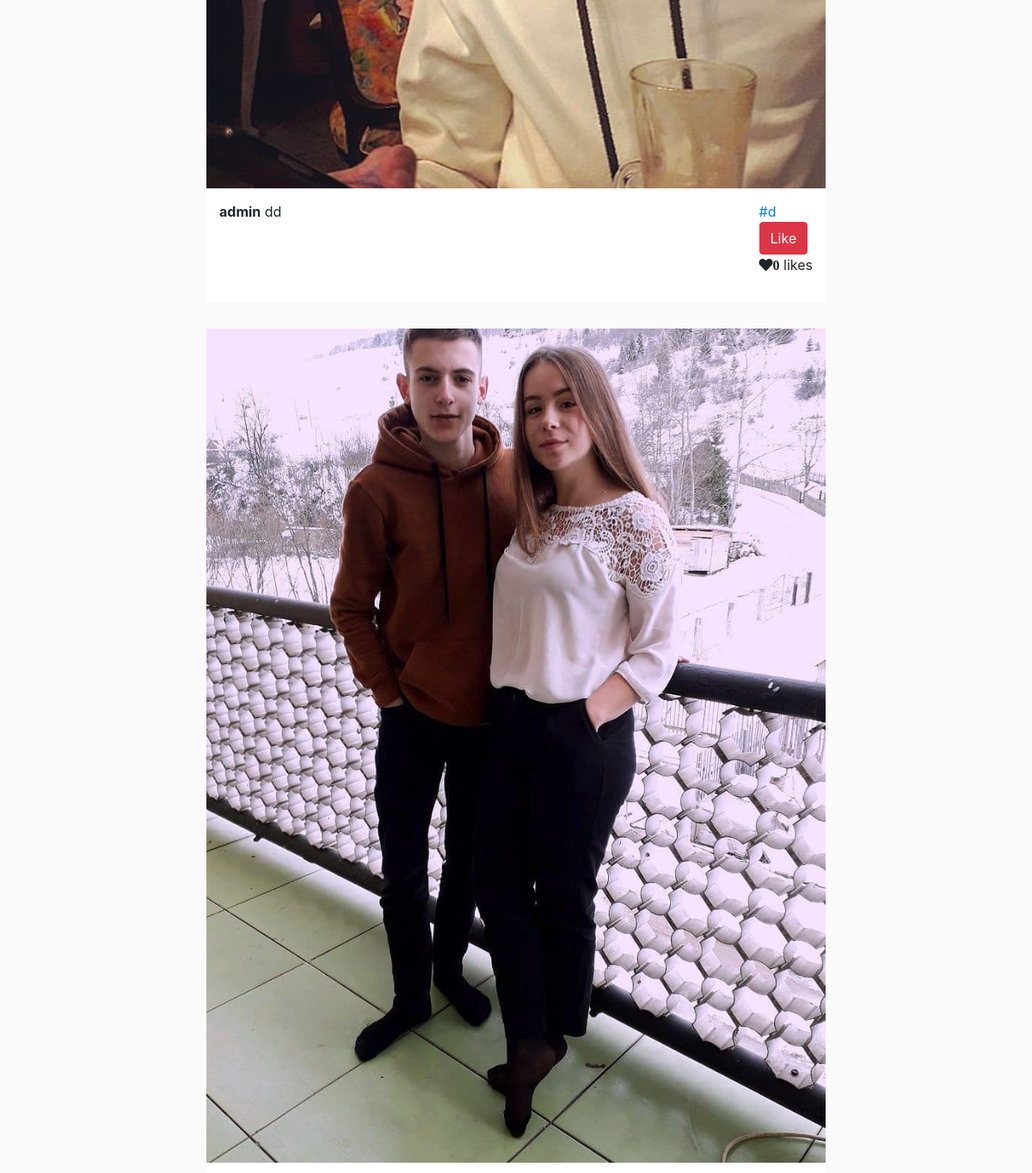
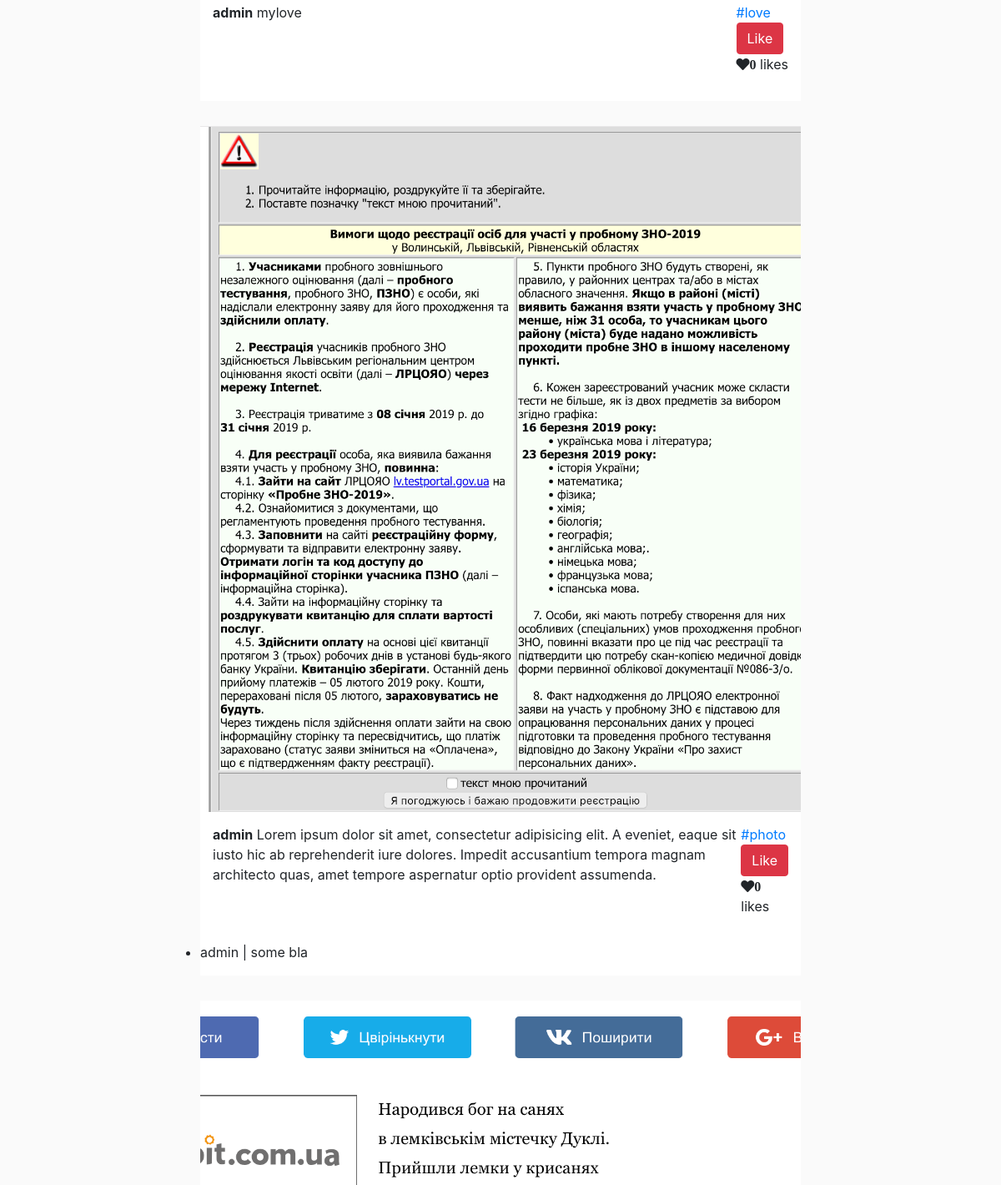
/main/ (signed in, middle part), run on an earlier commit of the app's database (2 pictures, top to bottom).
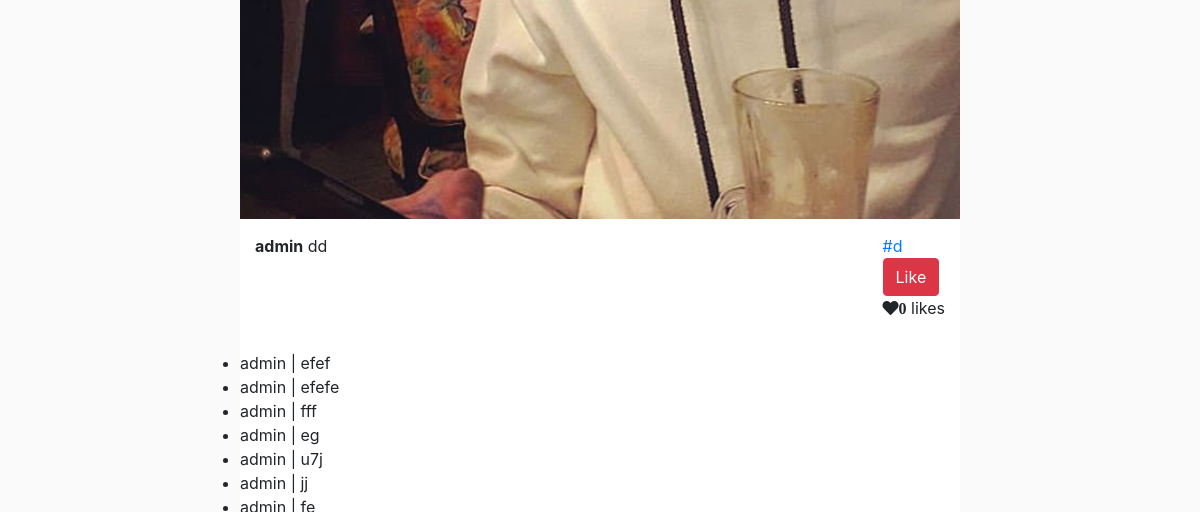
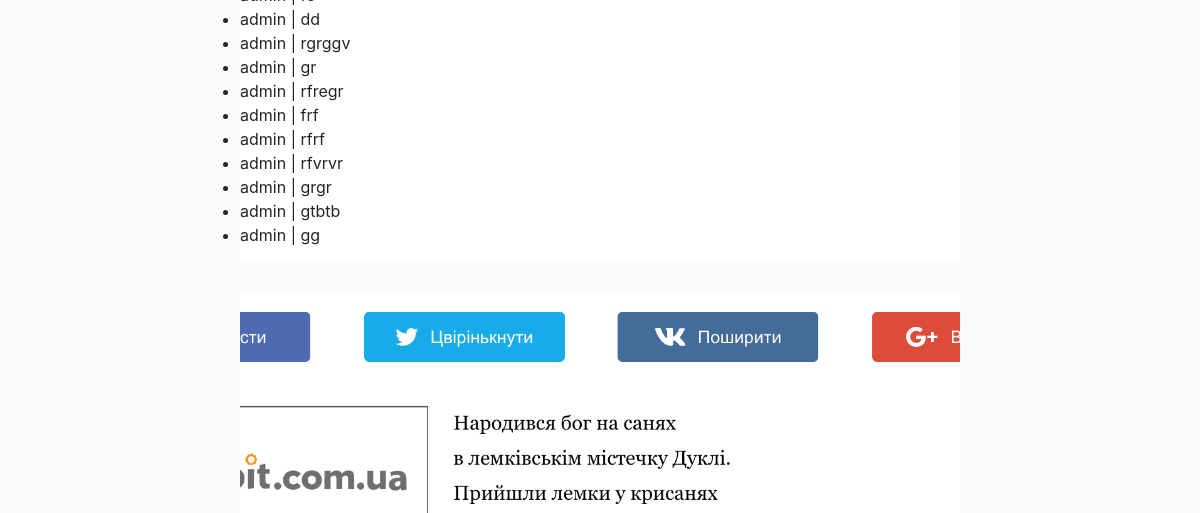
And on a later commit of the database (2 pictures, top to bottom).
### photos/models.py (models this page shows, shortened)
class Photo(models.Model):
    img = models.ImageField(upload_to='photos/', null=False, blank=False)
    date = models.DateTimeField(auto_now_add=True)
    description = models.CharField(max_length=250)
    user = models.ForeignKey(User, on_delete=models.CASCADE)
    likes = models.ManyToManyField(User, related_name='likes', blank=True)
    tags = TaggableManager()
    class Meta:
        ordering = ('-date',)
    def total_likes(self):
        return self.likes.count()

### comments/models.py (models this page shows, shortened)
class Comment(models.Model):
    user = models.ForeignKey(User, on_delete=models.CASCADE)
    post = models.ForeignKey(Photo, related_name='comments', on_delete=models.CASCADE)
    text = models.TextField(max_length=160)
    date = models.DateTimeField(auto_now_add=True)
    class Meta:
        ordering = ('-date',)

### photos/views.py (the view)
# urls.py: url(r'^main/$', PhotoView.as_view(), name='photo'),
class PhotoView(TagMixin, ListView):
    context_object_name = 'photos'
    template_name = 'photos.html'
    def get_queryset(self):
        photos = list(
            Photo.objects.all().select_related('user').prefetch_related('likes', 'comments', 'comments__user',)
        )
        for photo in photos:
            if self.request.user in photo.likes.all():
                setattr(photo, 'is_liked_by_user', True)
        return photos

### photos/views.py (called while the page is built)
    def get_context_data(self, **kwargs):
        context = super(TagMixin, self).get_context_data(**kwargs)
        context['tags'] = Tag.objects.all()
        return context

### photos/templates/photos.html (shortened to what this page needs)
{% extends 'main.html' %}
{% block content %}
{% if user.is_authenticated %}
	<br><br>
	<div class="columnstyle">
		{% for photo in photos %}
			<div class="photo-content" style="background-color: #f8f9fa">
				<a href="{% url 'photo_detail' photo.pk %}" >
					<img class="img-fluid" src="{{ photo.img.url }}" alt="Card image cap" >
				</a>
				<div class="bla">
					<div class="user"><strong>{{ photo.user }}</strong> {{ photo.description }} </div><div class="user-info">
						{% for tag in photo.tags.all %}
							<a href="{% url 'tagged' tag.slug %}"> #{{ tag.name }} </a>
						{% endfor %}
					{% include 'like_section.html' %}
					</div>
				</div>
				<ul class="myList">
					{% for comment in photo.comments.all %}
					  <li>{{ comment.user }} | {{ comment.text }}</li>
					{% endfor %}
				</ul>
			</div>
		{% endfor %}
	</div>
{% endif %}
{% endblock %}

### templates/main.html (shortened to what this page needs)
{% load static %}
<!DOCTYPE html>
<html lang="en">
<head>
    <link rel="stylesheet" href="https://stackpath.bootstrapcdn.com/bootstrap/4.1.3/css/bootstrap.min.css">
    <link rel="stylesheet" href="https://use.fontawesome.com/releases/v5.3.1/css/all.css">
    <link rel="stylesheet" href="{% static 'css/style.css' %}">
</head>
<body>
<main>
    {% block content %}
    {% endblock %}
</main>
</body>
</html>

### photos/templates/like_section.html (shortened to what this page needs)
{% if request.user.is_authenticated %}
    <form action="{% url 'like_photo'  %}" method="post" class="form-like-ajax">
        <button type="submit" class="btn btn-danger"
                id="button_like_photo_id__{{ photo.id }}">{% if is_liked %}Dislike{% else %}Like{% endif %}
        </button>
    </form>
    <div class="user-info">
        <i class="fas fa-heart" id="total_likes_photo_id__{{ photo.id }}">{{ photo.total_likes}}</i> likes
    </div>
{% endif %}

### static/css/style.css (style rules this page uses)
* { margin 0; padding: 0; text-decoration: none; }
main { background-color: #fafafa; }
.user { font-weight: 400; font-size: 16px; }
.bla { display: flex; justify-content: space-between; margin: 15px; }
.columnstyle { display: flex; justify-content: center; flex-direction: column; width: 60%; margin: 0 auto; }
.photo-content { background-color: white !important; margin:15px 0; }

What changed in the data, as far as the page shows it:
removed Photo: img (picture), user "admin", description "mylove", shows "Like", total_likes "0"
no longer on this page (row unchanged): Tag: name "love", shown under "admin"
removed Photo: img (picture), user "admin", description "Lorem ipsum dolor sit amet, consectetur adipisicing elit. A eveniet, eaque sit iusto hic ab reprehenderit iure dolores. Impedit accusantium tempora magnam architecto quas, amet tempore aspernatur optio provident assumenda.", shows "Like", total_likes "0"
no longer on this page (row unchanged): Tag: name "photo", shown under "admin"
removed Comment: user "admin", text "some bla"
added Comment: user "admin", text "efef", shown under Photo "dd"
added Comment: user "admin", text "efefe", shown under Photo "dd"
added Comment: user "admin", text "fff", shown under Photo "dd"
added Comment: user "admin", text "eg", shown under Photo "dd"
added Comment: user "admin", text "u7j", shown under Photo "dd"
added Comment: user "admin", text "jj", shown under Photo "dd"
added Comment: user "admin", text "fe", shown under Photo "dd"
added Comment: user "admin", text "dd", shown under Photo "dd"
added Comment: user "admin", text "rgrggv", shown under Photo "dd"
added Comment: user "admin", text "gr", shown under Photo "dd"
added Comment: user "admin", text "rfregr", shown under Photo "dd"
added Comment: user "admin", text "frf", shown under Photo "dd"
added Comment: user "admin", text "rfrf", shown under Photo "dd"
added Comment: user "admin", text "rfvrvr", shown under Photo "dd"
added Comment: user "admin", text "grgr", shown under Photo "dd"
added Comment: user "admin", text "gtbtb", shown under Photo "dd"
added Comment: user "admin", text "gg", shown under Photo "dd"
